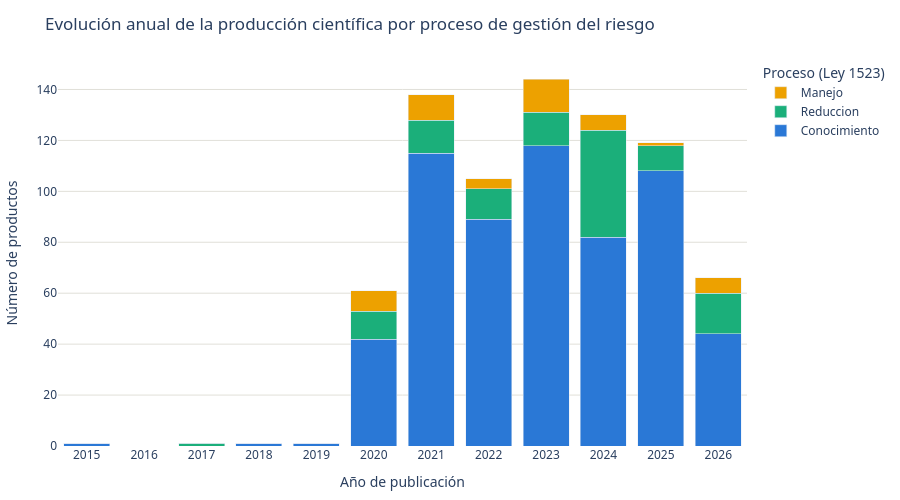

Write notebook code for a chart like this one.
### Markdown cell above
## Evolución temporal por proceso

### Code cell
#| label: cell-evolucion-temporal
import pandas as pd
import plotly.graph_objects as go
import plotly.io as pio

pio.renderers.default = "plotly_mimetype+png"

SHEET_ID = "1x83kWcmNX5OJ1-aP36_liBzp7iJOz228xAkrAb5-RkE"
CSV_URL = f"https://docs.google.com/spreadsheets/d/{SHEET_ID}/gviz/tq?tqx=out:csv&sheet=Vigilancia_CTeI"
df = pd.read_csv(CSV_URL)

PROCESO_COLORS = {"Conocimiento": "#2a78d6", "Reduccion": "#1baf7a", "Manejo": "#eda100"}
sub = df.dropna(subset=["A\u00d1O", "PROCESO"])
sub = sub[sub["PROCESO"].isin(PROCESO_COLORS)]
sub["A\u00d1O"] = sub["A\u00d1O"].astype(int)
pivot = sub.groupby(["A\u00d1O", "PROCESO"]).size().unstack(fill_value=0)
pivot = pivot.reindex(columns=list(PROCESO_COLORS)).reindex(
    range(int(sub["A\u00d1O"].min()), int(sub["A\u00d1O"].max()) + 1), fill_value=0
)

fig = go.Figure()
for proceso, color in PROCESO_COLORS.items():
    fig.add_trace(go.Bar(
        x=pivot.index, y=pivot[proceso], name=proceso, marker_color=color,
        hovertemplate=f"<b>{proceso}</b><br>A\u00f1o %{{x}}: %{{y}} producto(s)<extra></extra>",
    ))
fig.update_layout(
    barmode="stack",
    title="Evoluci\u00f3n anual de la producci\u00f3n cient\u00edfica por proceso de gesti\u00f3n del riesgo",
    xaxis_title="A\u00f1o de publicaci\u00f3n",
    yaxis_title="N\u00famero de productos",
    height=500,
    margin=dict(l=50, r=20, t=60, b=50),
    font=dict(family="system-ui, -apple-system, Segoe UI, sans-serif"),
    plot_bgcolor="white",
    legend_title="Proceso (Ley 1523)",
)
fig.update_yaxes(gridcolor="#e1e0d9")
fig.update_xaxes(dtick=1)
fig.show()

### Figure 1 — Plotly figure (JSON) as saved in the notebook; plotly's stock layout.template omitted (floating-point values rounded to 4 significant figures)
{"data": [{"hovertemplate": "<b>Conocimiento</b><br>Año %{x}: %{y} producto(s)<extra></extra>", "marker": {"color": "#2a78d6"}, "name": "Conocimiento", "type": "bar", "x": [2015, 2016, 2017, 2018, 2019, 2020, 2021, 2022, 2023, 2024, 2025, 2026], "y": [1, 0, 0, 1, 1, 42, 115, 89, 118, 82, 108, 44]}, {"hovertemplate": "<b>Reduccion</b><br>Año %{x}: %{y} producto(s)<extra></extra>", "marker": {"color": "#1baf7a"}, "name": "Reduccion", "type": "bar", "x": [2015, 2016, 2017, 2018, 2019, 2020, 2021, 2022, 2023, 2024, 2025, 2026], "y": [0, 0, 1, 0, 0, 11, 13, 12, 13, 42, 10, 16]}, {"hovertemplate": "<b>Manejo</b><br>Año %{x}: %{y} producto(s)<extra></extra>", "marker": {"color": "#eda100"}, "name": "Manejo", "type": "bar", "x": [2015, 2016, 2017, 2018, 2019, 2020, 2021, 2022, 2023, 2024, 2025, 2026], "y": [0, 0, 0, 0, 0, 8, 10, 4, 13, 6, 1, 6]}], "layout": {"barmode": "stack", "font": {"family": "system-ui, -apple-system, Segoe UI, sans-serif"}, "height": 500, "legend": {"title": {"text": "Proceso (Ley 1523)"}}, "margin": {"b": 50, "l": 50, "r": 20, "t": 60}, "plot_bgcolor": "white", "title": {"text": "Evolución anual de la producción científica por proceso de gestión del riesgo"}, "xaxis": {"dtick": 1, "title": {"text": "Año de publicación"}}, "yaxis": {"gridcolor": "#e1e0d9", "title": {"text": "Número de productos"}}}}
